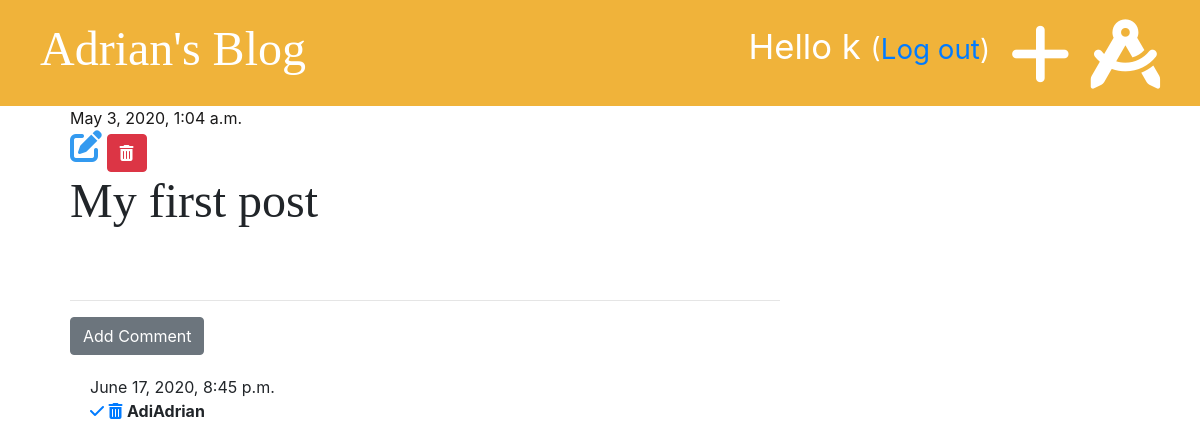
The app's page /post/1/ (signed in) with its own data.
### blog/models.py (models this page shows, shortened)
class Post(models.Model):
    author = models.ForeignKey('auth.User', on_delete=models.CASCADE)
    title = models.CharField(max_length=200)
    text = models.TextField()
    create_date = models.DateTimeField(default=timezone.now)
    published_date = models.DateTimeField(blank=True, null=True)

class Comment(models.Model):
    post = models.ForeignKey('blog.Post', on_delete=models.CASCADE, related_name='comments')
    author = models.CharField(max_length=200)
    text = models.TextField()
    created_date = models.DateTimeField(default=timezone.now)
    approved = models.BooleanField(default=False)

### blog/views.py (the view)
# urls.py: path("post/<int:pk>/", views.post_detail, name='post_detail'),
def post_detail(request, pk):
    post = get_object_or_404(Post, pk=pk)
    stuff_for_frontend = {'post': post}
    return render(request, 'blog/post_detail.html', stuff_for_frontend)

### blog/templatetags/markdownify.py (called while the page is built)
@register.filter
def markdown(value):
    renderer = HighlightRenderer()
    markdown = mistune.Markdown(renderer=renderer)
    return markdown(value)

### blog/templates/blog/post_detail.html (shortened to what this page needs)
{% extends 'blog/base.html'%}
{% load markdownify %}
{% block content %}
    <div class="post">
        {% if post.published_date %}
            <div class="date">
                {{ post.published_date }}
            </div>
        {% else %}
            <a href="{% url 'post_publish' pk=post.pk %}" class="btn btn-primary">Publish</a>
        {% endif%}
    {% if user.is_authenticated %}
        <a href="{% url 'post_edit' pk=post.pk %}"><i class="fas fa-edit fa-2x"  style="color: #339af0"></i></a>
    {% endif %}
        <a href="{% url 'post_delete' pk=post.pk %}" class="btn btn-danger"
           onclick="return confirm('Are you sure you want to delete this post?')">
            <i class="fas fa-trash-alt"></i>
        </a>
        <h1>{{ post.title }}</h1>
    </div>
            <hr>
        <a href="{% url 'add_comment_to_post' pk=post.pk %}" class="btn btn-secondary">Add Comment</a>
    {% for comment in post.comments.all %}
        {% if user.is_authenticated or comment.approved %}
        <div class="comment">
            <div class="">
            {{ comment.created_date }}
            </div>
            {% if not comment.approved and user.is_superuser %}
            <a href="{% url 'comment_approve' pk=comment.pk %}"><i class="fas fa-check"></i></a>
            <a href="{% url 'comment_remove' pk=comment.pk %}"><i class="fas fa-trash-alt"></i></a>
            {% endif %}
            <strong>{{ comment.author }}</strong>
        </div>
        {% endif %}
    {% empty %}
        <p>Be first to add a comment...</p>
    {% endfor %}
{% endblock %}

### blog/templates/blog/base.html (shortened to what this page needs)
{% load static %}
<!DOCTYPE html>
<html lang="en">
<head>
    <link rel="stylesheet" href="https://stackpath.bootstrapcdn.com/bootstrap/4.4.1/css/bootstrap.min.css">
    <link rel="stylesheet" href="{% static 'css/blog.css' %}">
    <link rel="stylesheet" href="{% static 'css/zenburn.css' %}">
    <link href="/your-path-to-fontawesome/css/all.css" rel="stylesheet">
</head>
<body>
<div class="page-header">
    {% if user.is_authenticated %}
    <a href="{% url 'post_draft_list' %}" class="top-menu"><i class="fas fa-drafting-compass fa-2x" style="color:white;"></i></a>
    <a href="{% url 'post_new' %}" class="top-menu"><i class="fas fa-plus fa-2x" style="color:white;"></i></a>
    <p class="top-menu">Hello {{ user.username }} <small>(<a href="{% url 'logout' %}">Log out</a>)</small></p>
    {% else %}
        <a href="{% url 'login' %}" class="top-menu"><i class="fas fa-sign-in-alt fa-2x" style="color:white;"></i></a>
    {% endif %}
    <h1><a href="{% url "post_list" %}">Adrian's Blog</a></h1>
</div>
<div class="content container">
    <div class=""row>
        <div class="col-md-8">
            {% block content %}
            {% endblock %}
        </div>
    </div>
</div>
</body>
</html>

### blog/static/css/blog.css (style rules this page uses)
.page-header { background-color: #f0b33a; margin-top: 0; padding: 20px 20px 20px 40px; }
.page-header h1, .page-header h1 a { color: #ffffff; font-size: 36pt; text-decoration: none; }
.content { margin-left: 40px; }
h1, h2, h3, h4 { font-family: 'Tangerine', 'Inconsolata', 'Droid Sans', serif; font-size: 48px; }
.date { color: #1a1919; }
.post { margin-bottom: 70px; }
.top-menu { color: #ffffff; float: right; font-size: 26pt; margin-right: 20px; }
.comment { margin: 20px 0px 20px 20px; }

### records on screen
Post: published_date "May 3, 2020, 1:04 a.m.", title "My first post"
Comment: created_date "June 17, 2020, 8:45 p.m.", approved False (drawn), author "AdiAdrian"

### other values on screen
{{ user.username }} "k"
